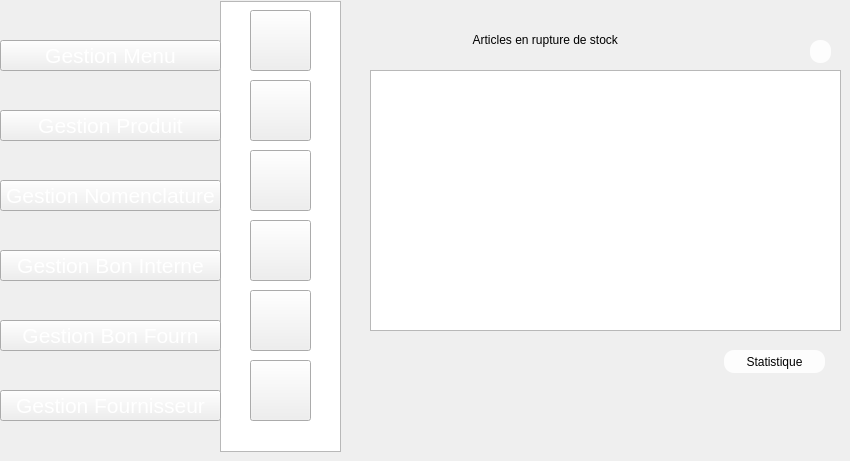
   <widget class="QWidget" name="page_15">
    <widget class="QPushButton" name="pushButton_97">
     <property name="geometry">
      <rect>
       <x>250</x>
       <y>220</y>
       <width>61</width>
       <height>61</height>
      </rect>
     </property>
     <property name="styleSheet">
      <string notr="true">image: url(:/new/prefix1/img/icon-supp2 (1).png);</string>
     </property>
     <property name="text">
      <string/>
     </property>
    </widget>
    <widget class="QPushButton" name="pushButton_99">
     <property name="geometry">
      <rect>
       <x>250</x>
       <y>80</y>
       <width>61</width>
       <height>61</height>
      </rect>
     </property>
     <property name="styleSheet">
      <string notr="true">image: url(:/new/prefix1/img/icon-modif2 (1).png);</string>
     </property>
     <property name="text">
      <string/>
     </property>
    </widget>
    <widget class="QPushButton" name="pushButton_100">
     <property name="geometry">
      <rect>
       <x>250</x>
       <y>10</y>
       <width>61</width>
       <height>61</height>
      </rect>
     </property>
     <property name="styleSheet">
      <string notr="true">image: url(:/new/prefix1/img/icon-ajout2.png);
background-image: url(:/new/prefix1/img/bg.png);</string>
     </property>
     <property name="text">
      <string/>
     </property>
    </widget>
    <widget class="QListView" name="listView_11">
     <property name="geometry">
      <rect>
       <x>220</x>
       <y>1</y>
       <width>121</width>
       <height>451</height>
      </rect>
     </property>
     <property name="styleSheet">
      <string notr="true">background-image: url(:/new/prefix1/img/selected.png);</string>
     </property>
    </widget>
    <widget class="QPushButton" name="pushButton_101">
     <property name="geometry">
      <rect>
       <x>250</x>
       <y>290</y>
       <width>61</width>
       <height>61</height>
      </rect>
     </property>
     <property name="styleSheet">
      <string notr="true">
image: url(:/new/prefix1/img/aa.png);</string>
     </property>
     <property name="text">
      <string/>
     </property>
    </widget>
    <widget class="QPushButton" name="pushButton_103">
     <property name="geometry">
      <rect>
       <x>250</x>
       <y>150</y>
       <width>61</width>
       <height>61</height>
      </rect>
     </property>
     <property name="styleSheet">
      <string notr="true">image: url(:/new/prefix1/img/icon-afficher2.png);</string>
     </property>
     <property name="text">
      <string/>
     </property>
    </widget>
    <widget class="QPushButton" name="pushButton_436">
     <property name="geometry">
      <rect>
       <x>0</x>
       <y>40</y>
       <width>221</width>
       <height>31</height>
      </rect>
     </property>
     <property name="font">
      <font>
       <pointsize>16</pointsize>
       <weight>50</weight>
       <bold>false</bold>
      </font>
     </property>
     <property name="styleSheet">
      <string notr="true">color: rgb(255, 255, 255);

</string>
     </property>
     <property name="text">
      <string>Gestion Menu</string>
     </property>
    </widget>
    <widget class="QPushButton" name="pushButton_434">
     <property name="geometry">
      <rect>
       <x>0</x>
       <y>320</y>
       <width>221</width>
       <height>31</height>
      </rect>
     </property>
     <property name="font">
      <font>
       <pointsize>16</pointsize>
       <weight>50</weight>
       <bold>false</bold>
      </font>
     </property>
     <property name="styleSheet">
      <string notr="true">color: rgb(255, 255, 255);

</string>
     </property>
     <property name="text">
      <string>Gestion Bon Fourn</string>
     </property>
    </widget>
    <widget class="QPushButton" name="pushButton_437">
     <property name="geometry">
      <rect>
       <x>0</x>
       <y>180</y>
       <width>221</width>
       <height>31</height>
      </rect>
     </property>
     <property name="font">
      <font>
       <pointsize>16</pointsize>
       <weight>50</weight>
       <bold>false</bold>
      </font>
     </property>
     <property name="styleSheet">
      <string notr="true">color: rgb(255, 255, 255);

</string>
     </property>
     <property name="text">
      <string>Gestion Nomenclature</string>
     </property>
    </widget>
    <widget class="QPushButton" name="pushButton_433">
     <property name="geometry">
      <rect>
       <x>0</x>
       <y>250</y>
       <width>221</width>
       <height>31</height>
      </rect>
     </property>
     <property name="font">
      <font>
       <pointsize>16</pointsize>
       <weight>50</weight>
       <bold>false</bold>
      </font>
     </property>
     <property name="styleSheet">
      <string notr="true">color: rgb(255, 255, 255);

</string>
     </property>
     <property name="text">
      <string>Gestion Bon Interne</string>
     </property>
    </widget>
    <widget class="QPushButton" name="pushButton_435">
     <property name="geometry">
      <rect>
       <x>0</x>
       <y>390</y>
       <width>221</width>
       <height>31</height>
      </rect>
     </property>
     <property name="font">
      <font>
       <pointsize>16</pointsize>
       <weight>50</weight>
       <bold>false</bold>
      </font>
     </property>
     <property name="styleSheet">
      <string notr="true">color: rgb(255, 255, 255);

</string>
     </property>
     <property name="text">
      <string>Gestion Fournisseur</string>
     </property>
    </widget>
    <widget class="QPushButton" name="pushButton_3">
     <property name="geometry">
      <rect>
       <x>250</x>
       <y>360</y>
       <width>61</width>
       <height>61</height>
      </rect>
     </property>
     <property name="styleSheet">
      <string notr="true">image: url(:/new/prefix1/img/icon-stat.png);</string>
     </property>
     <property name="text">
      <string/>
     </property>
    </widget>
    <widget class="QPushButton" name="pushButton_446">
     <property name="geometry">
      <rect>
       <x>0</x>
       <y>110</y>
       <width>221</width>
       <height>31</height>
      </rect>
     </property>
     <property name="font">
      <font>
       <pointsize>16</pointsize>
       <weight>50</weight>
       <bold>false</bold>
      </font>
     </property>
     <property name="styleSheet">
      <string notr="true">color: rgb(255, 255, 255);

</string>
     </property>
     <property name="text">
      <string>Gestion Produit</string>
     </property>
    </widget>
    <widget class="QLabel" name="label_3">
     <property name="geometry">
      <rect>
       <x>460</x>
       <y>30</y>
       <width>271</width>
       <height>20</height>
      </rect>
     </property>
     <property name="styleSheet">
      <string notr="true">background-image: url(:/new/prefix1/img/2700165_4275d.jpg);
font: 75 14pt &quot;MS Shell Dlg 2&quot;;</string>
     </property>
     <property name="text">
      <string>    Articles en rupture de stock</string>
     </property>
    </widget>
    <widget class="QTableView" name="rupture">
     <property name="geometry">
      <rect>
       <x>370</x>
       <y>70</y>
       <width>471</width>
       <height>261</height>
      </rect>
     </property>
    </widget>
    <widget class="QPushButton" name="refprod_14">
     <property name="geometry">
      <rect>
       <x>810</x>
       <y>40</y>
       <width>21</width>
       <height>23</height>
      </rect>
     </property>
     <property name="styleSheet">
      <string notr="true">                                         border-radius: 10px;
background-color: rgb(253, 253, 253);
                                        
font: 9pt &quot;MS Reference Sans Serif&quot;;</string>
     </property>
     <property name="text">
      <string/>
     </property>
     <property name="icon">
      <iconset>
       <normaloff>../../1200px-Refresh_icon.svg.png</normaloff>../../1200px-Refresh_icon.svg.png</iconset>
     </property>
    </widget>
    <widget class="QPushButton" name="pushButton_9">
     <property name="geometry">
      <rect>
       <x>724</x>
       <y>350</y>
       <width>101</width>
       <height>23</height>
      </rect>
     </property>
     <property name="styleSheet">
      <string notr="true">                                         border-radius: 10px;
background-color: rgb(253, 253, 253);
                                        
font: 9pt &quot;MS Reference Sans Serif&quot;;</string>
     </property>
     <property name="text">
      <string>Statistique</string>
     </property>
    </widget>
    <zorder>listView_11</zorder>
    <zorder>pushButton_101</zorder>
    <zorder>pushButton_97</zorder>
    <zorder>pushButton_103</zorder>
    <zorder>pushButton_99</zorder>
    <zorder>pushButton_100</zorder>
    <zorder>pushButton_436</zorder>
    <zorder>pushButton_434</zorder>
    <zorder>pushButton_437</zorder>
    <zorder>pushButton_433</zorder>
    <zorder>pushButton_435</zorder>
    <zorder>pushButton_3</zorder>
    <zorder>pushButton_446</zorder>
    <zorder>label_3</zorder>
    <zorder>rupture</zorder>
    <zorder>refprod_14</zorder>
    <zorder>pushButton_9</zorder>
   </widget>
